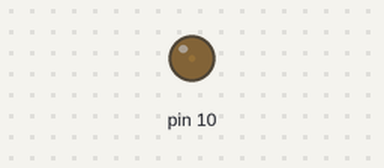
Bench run of a sketch on a simulated Arduino Uno, built with avr-gcc and run on an emulated ATmega328P. Parts: output pins drawn as LEDs (lit = HIGH).

Above: at 0.05 s.
At 1.15 s:
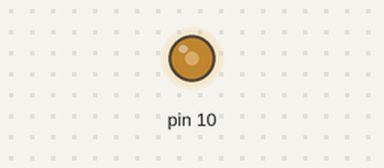
At 2.3 s:
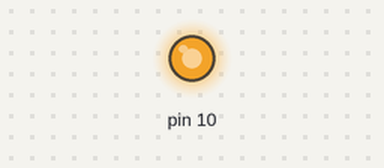
At 4.6 s:
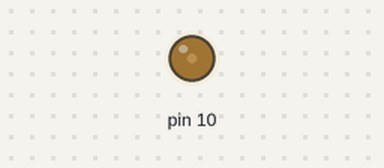
Timing chart, 0 to 6.7 s (numbered marks = the images above):
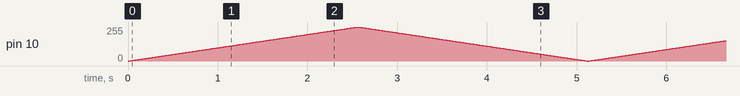

The sketch:

L03_pwm.ino
```cpp
int lum = 127;

void setup() {
  pinMode(10, OUTPUT);
}

void loop() {
  for (lum = 0; lum < 256; lum++){
    analogWrite(10, lum);
    delay(10);
  }
  for ( lum = 255 ; lum >= 0 ; lum-- ){
    analogWrite(10, lum);
    delay(10);
  }
}
```
